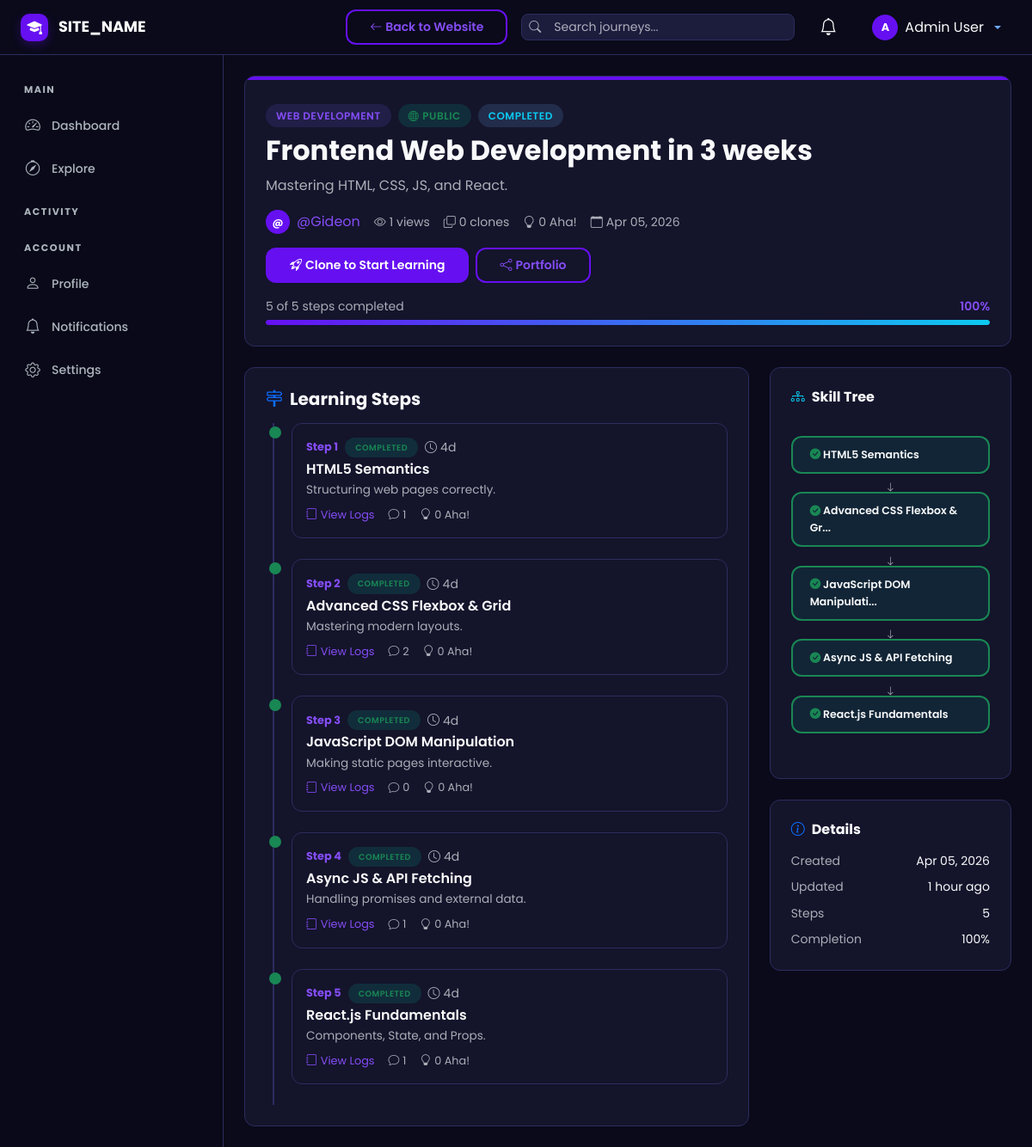
The app's page /journey/view.php?id=2 (signed in) with its own data.
### tables this page shows
CREATE TABLE `journeys` (
  `id` int UNSIGNED NOT NULL,
  `user_id` int UNSIGNED NOT NULL,
  `title` varchar(255) NOT NULL,
  `slug` varchar(255) NOT NULL,
  `description` text,
  `category_id` int UNSIGNED DEFAULT NULL,
  `visibility` enum('public','private') NOT NULL DEFAULT 'public',
  `status` enum('active','completed','archived') NOT NULL DEFAULT 'active',
  `is_featured` tinyint(1) NOT NULL DEFAULT '0',
  `total_steps` int UNSIGNED NOT NULL DEFAULT '0',
  `completed_steps` int UNSIGNED NOT NULL DEFAULT '0',
  `clone_count` int UNSIGNED NOT NULL DEFAULT '0',
  `view_count` int UNSIGNED NOT NULL DEFAULT '0',
  `created_at` datetime NOT NULL DEFAULT CURRENT_TIMESTAMP,
  `updated_at` datetime NOT NULL DEFAULT CURRENT_TIMESTAMP ON UPDATE CURRENT_TIMESTAMP
);

CREATE TABLE `categories` (
  `id` int UNSIGNED NOT NULL,
  `name` varchar(100) NOT NULL,
  `slug` varchar(100) NOT NULL,
  `icon` varchar(50) DEFAULT 'bi-folder',
  `created_at` datetime NOT NULL DEFAULT CURRENT_TIMESTAMP
);

CREATE TABLE `users` (
  `id` int UNSIGNED NOT NULL,
  `username` varchar(50) NOT NULL,
  `email` varchar(255) NOT NULL,
  `password_hash` varchar(255) NOT NULL,
  `full_name` varchar(100) NOT NULL,
  `avatar` varchar(255) DEFAULT 'default-avatar.png',
  `bio` text,
  `role` enum('user','admin') NOT NULL DEFAULT 'user',
  `is_active` tinyint(1) NOT NULL DEFAULT '1',
  `current_streak` int UNSIGNED NOT NULL DEFAULT '0',
  `longest_streak` int UNSIGNED NOT NULL DEFAULT '0',
  `last_activity_date` date DEFAULT NULL,
  `created_at` datetime NOT NULL DEFAULT CURRENT_TIMESTAMP,
  `updated_at` datetime NOT NULL DEFAULT CURRENT_TIMESTAMP ON UPDATE CURRENT_TIMESTAMP
);

CREATE TABLE `steps` (
  `id` int UNSIGNED NOT NULL,
  `journey_id` int UNSIGNED NOT NULL,
  `step_number` int UNSIGNED NOT NULL,
  `title` varchar(255) NOT NULL,
  `description` text,
  `status` enum('pending','in_progress','completed') NOT NULL DEFAULT 'pending',
  `is_draft` tinyint(1) NOT NULL DEFAULT '0',
  `estimated_days` int UNSIGNED DEFAULT NULL,
  `created_at` datetime NOT NULL DEFAULT CURRENT_TIMESTAMP,
  `updated_at` datetime NOT NULL DEFAULT CURRENT_TIMESTAMP ON UPDATE CURRENT_TIMESTAMP
);

### includes/helpers.php (called while the page is built, shortened)
<?php
function sanitize(?string $input): string {
    return htmlspecialchars(trim($input), ENT_QUOTES, 'UTF-8');
}
function formatDate(string $date, string $format = 'M d, Y'): string {
    return date($format, strtotime($date));
}
function timeAgo(string $datetime): string {
    $now  = new DateTime();
    $past = new DateTime($datetime);
    $diff = $now->diff($past);
    if ($diff->h > 0) return $diff->h . ' hour' . ($diff->h > 1 ? 's' : '') . ' ago';
    return 'just now';
}
function completionPercent(int $completed, int $total): int {
    return (int) round(($completed / $total) * 100);
}
function truncateText(string $text, int $length = 150): string {
    if (mb_strlen($text) <= $length) return $text;
    return mb_substr($text, 0, $length) . '...';
}

### includes/session.php (called while the page is built, shortened)
<?php
function isLoggedIn(): bool {
    return isset($_SESSION['user_id']);
}
function getCurrentUserId(): ?int {
    return $_SESSION['user_id'] ?? null;
}

### journey/view.php (the view, shortened to what this page needs)
<?php
require_once __DIR__ . '/../includes/session.php';
require_once __DIR__ . '/../includes/helpers.php';
$db = getDB();
$journeyId = (int)$_GET['id'];
$stmt = $db->prepare("SELECT j.*, u.username, u.avatar, u.full_name AS author_name, c.name AS category_name
    FROM journeys j
    JOIN users u ON j.user_id = u.id
    LEFT JOIN categories c ON j.category_id = c.id
    WHERE j.id = ?");
$stmt->execute([$journeyId]);
$journey = $stmt->fetch();
$isOwner = isLoggedIn() && getCurrentUserId() === (int)$journey['user_id'];
if (!in_array($journeyId, $_SESSION['viewed_journeys'])) {
    $db->prepare("UPDATE journeys SET view_count = view_count + 1 WHERE id = ?")->execute([$journeyId]);
}
$stepsSql = "SELECT s.*,
    (SELECT COUNT(*) FROM step_comments WHERE step_id = s.id AND is_deleted = 0) AS comment_count,
    (SELECT COUNT(*) FROM aha_votes WHERE step_id = s.id) AS aha_count
    FROM steps s WHERE s.journey_id = ? ";
$stepsSql .= " ORDER BY s.step_number ASC";
$stepsStmt = $db->prepare($stepsSql);
$stepsStmt->execute([$journeyId]);
$steps = $stepsStmt->fetchAll();
$userHasCloned = false;
if (isLoggedIn() && !$isOwner) {
    $cloneStmt = $db->prepare("SELECT * FROM cloned_journeys WHERE original_journey_id = ? AND user_id = ?");
    $cloneStmt->execute([$journeyId, getCurrentUserId()]);
    $cloneData = $cloneStmt->fetch();
    $userHasCloned = (bool)$cloneData;
}
$ahaTotal = $db->prepare("SELECT COUNT(*) FROM aha_votes av JOIN steps s ON av.step_id = s.id WHERE s.journey_id = ?");
$ahaTotal->execute([$journeyId]);
$totalAha = (int)$ahaTotal->fetchColumn();
require_once __DIR__ . '/../includes/dashboard_header.php';
?>
<div class="st-card mb-4" style="position:relative;overflow:hidden;">
    <div style="position:absolute;top:0;left:0;right:0;height:4px;background:var(--st-gradient-1);"></div>
    <div class="d-flex flex-wrap align-items-start justify-content-between gap-3 pt-2">
        <div class="flex-grow-1">
            <div class="d-flex align-items-center gap-2 mb-2">
                <?php if ($journey['category_name']): ?>
                    <span class="st-badge st-badge-primary"><?= sanitize($journey['category_name']) ?></span>
                <?php endif; ?>
                <span class="st-badge <?= $journey['visibility'] === 'public' ? 'st-badge-success' : 'st-badge-warning' ?>">
                    <i class="bi <?= $journey['visibility'] === 'public' ? 'bi-globe' : 'bi-lock' ?>"></i> <?= ucfirst($journey['visibility']) ?>
                </span>
                <?php
                $sBadge = ['active' => 'st-badge-success', 'completed' => 'st-badge-info', 'archived' => 'st-badge-warning'];
                ?>
                <span class="st-badge <?= $sBadge[$journey['status']] ?>"><?= ucfirst($journey['status']) ?></span>
            </div>
            <h2 class="fw-bold mb-2"><?= sanitize($journey['title']) ?></h2>
            <?php if ($journey['description']): ?>
                <p class="text-muted mb-3"><?= nl2br(sanitize($journey['description'])) ?></p>
            <?php endif; ?>
            <div class="d-flex flex-wrap align-items-center gap-3">
                <div class="d-flex align-items-center gap-2">
                    <div class="st-avatar-initial" style="width:28px;height:28px;font-size:0.75rem;">
                        <?= substr(sanitize(!empty($journey['full_name']) ? $journey['full_name'] : $journey['username']), 0, 1) ?>
                    </div>
                    <a href="<?= SITE_URL ?>/user/profile.php?id=<?= $journey['user_id'] ?>" class="text-decoration-none"><?= sanitize($journey['username']) ?></a>
                </div>
                <small class="text-muted"><i class="bi bi-eye me-1"></i><?= number_format($journey['view_count']) ?> views</small>
                <small class="text-muted"><i class="bi bi-copy me-1"></i><?= $journey['clone_count'] ?> clones</small>
                <small class="text-muted"><i class="bi bi-lightbulb me-1"></i><?= $totalAha ?> Aha!</small>
                <small class="text-muted"><i class="bi bi-calendar me-1"></i><?= formatDate($journey['created_at']) ?></small>
            </div>
        </div>
        <div class="d-flex gap-2">
            <?php if ($isOwner): ?>
                <a href="<?= SITE_URL ?>/journey/edit.php?id=<?= $journeyId ?>" class="btn btn-st-secondary btn-sm"><i class="bi bi-pencil me-1"></i>Edit</a>
            <?php elseif (isLoggedIn() && !$userHasCloned): ?>
                <form method="POST" action="<?= SITE_URL ?>/api/journey.php" class="d-inline">
                    <button type="submit" class="btn btn-st-primary btn-sm"><i class="bi bi-rocket-takeoff me-1"></i>Clone to Start Learning</button>
                </form>
            <?php elseif ($userHasCloned): ?>
                <span class="st-badge st-badge-info"><i class="bi bi-check me-1"></i>Cloned</span>
            <?php endif; ?>
            <a href="<?= SITE_URL ?>/journey/portfolio.php?id=<?= $journeyId ?>" class="btn btn-sm btn-st-secondary"><i class="bi bi-share me-1"></i>Portfolio</a>
        </div>
    </div>
    <div class="mt-3">
        <div class="d-flex justify-content-between mb-1">
            <small class="text-muted"><?= $journey['completed_steps'] ?> of <?= $journey['total_steps'] ?> steps completed</small>
            <small class="fw-semibold" style="color:var(--st-primary-light);"><?= completionPercent($journey['completed_steps'], $journey['total_steps']) ?>%</small>
        </div>
        <div class="st-progress"><div class="st-progress-bar" style="width:<?= completionPercent($journey['completed_steps'], $journey['total_steps']) ?>%"></div></div>
    </div>
</div>
<div class="row g-4">
    <div class="col-lg-8">
        <div class="st-card">
            <h5 class="fw-bold mb-3"><i class="bi bi-signpost-2 me-2 text-primary"></i>Learning Steps</h5>
            <?php if (empty($steps)): ?>
                <div class="st-empty-state py-4">
                    <i class="bi bi-signpost d-block"></i>
                    <h6 class="text-muted">No steps added yet</h6>
                    <?php if ($isOwner): ?>
                        <p class="text-muted">Add your first step above to start your journey!</p>
                    <?php endif; ?>
                </div>
            <?php else: ?>
                <div class="st-timeline">
                    <?php foreach ($steps as $step): ?>
                    <div class="st-timeline-item <?= $step['status'] === 'completed' ? 'completed' : ($step['status'] === 'in_progress' ? 'active' : '') ?>">
                        <div class="st-card mb-0" style="padding:16px;">
                            <div class="d-flex align-items-start justify-content-between">
                                <div class="flex-grow-1">
                                    <div class="d-flex align-items-center gap-2 mb-1">
                                        <span class="fw-bold" style="color:var(--st-primary-light);font-size:0.8rem;">Step <?= $step['step_number'] ?></span>
                                        <?php
                                        $stepBadge = ['pending' => 'st-badge-warning', 'in_progress' => 'st-badge-info', 'completed' => 'st-badge-success'];
                                        ?>
                                        <span class="st-badge <?= $stepBadge[$step['status']] ?>" style="font-size:0.6rem;"><?= ucfirst(str_replace('_', ' ', $step['status'])) ?></span>
                                        <?php if ($step['estimated_days']): ?>
                                            <small class="text-muted"><i class="bi bi-clock me-1"></i><?= $step['estimated_days'] ?>d</small>
                                        <?php endif; ?>
                                    </div>
                                    <h6 class="fw-semibold mb-1"><?= sanitize($step['title']) ?></h6>
                                    <?php if ($step['description']): ?>
                                        <p class="text-muted mb-2" style="font-size:0.85rem;"><?= nl2br(sanitize($step['description'])) ?></p>
                                    <?php endif; ?>
                                    <div class="d-flex align-items-center gap-3 mt-2">
                                        <a href="<?= SITE_URL ?>/journey/step.php?id=<?= $step['id'] ?>" class="text-decoration-none" style="font-size:0.8rem;"><i class="bi bi-journal me-1"></i>View Logs</a>
                                        <span class="text-muted" style="font-size:0.8rem;"><i class="bi bi-chat me-1"></i><?= $step['comment_count'] ?></span>
                                        <span class="text-muted" style="font-size:0.8rem;"><i class="bi bi-lightbulb me-1"></i><?= $step['aha_count'] ?> Aha!</span>
                                    </div>
                                </div>
                            </div>
                        </div>
                    </div>
                    <?php endforeach; ?>
                </div>
            <?php endif; ?>
        </div>
    </div>
    <div class="col-lg-4">
        <div class="st-card mb-4">
            <h6 class="fw-bold mb-3"><i class="bi bi-diagram-3 me-2 text-info"></i>Skill Tree</h6>
            <?php if (!empty($steps)): ?>
                <div class="st-skill-tree">
                    <?php foreach ($steps as $i => $step): ?>
                        <div class="st-skill-node <?= $step['status'] ?> d-block mb-2 w-100" style="font-size:0.78rem;">
                            <i class="bi <?= $step['status'] === 'completed' ? 'bi-check-circle-fill text-success' : ($step['status'] === 'in_progress' ? 'bi-play-circle text-primary' : 'bi-circle text-muted') ?>"></i>
                            <span><?= sanitize(truncateText($step['title'], 25)) ?></span>
                        </div>
                        <?php if ($i < count($steps) - 1): ?>
                            <div class="text-center" style="margin: -6px 0;"><i class="bi bi-arrow-down text-muted" style="font-size:0.7rem;"></i></div>
                        <?php endif; ?>
                    <?php endforeach; ?>
                </div>
            <?php else: ?>
                <p class="text-muted mb-0" style="font-size:0.85rem;">No steps yet.</p>
            <?php endif; ?>
        </div>
        <div class="st-card mb-4">
            <h6 class="fw-bold mb-3"><i class="bi bi-info-circle me-2 text-primary"></i>Details</h6>
            <div class="mb-2 d-flex justify-content-between"><small class="text-muted">Created</small><small><?= formatDate($journey['created_at']) ?></small></div>
            <div class="mb-2 d-flex justify-content-between"><small class="text-muted">Updated</small><small><?= timeAgo($journey['updated_at']) ?></small></div>
            <div class="mb-2 d-flex justify-content-between"><small class="text-muted">Steps</small><small><?= $journey['total_steps'] ?></small></div>
            <div class="d-flex justify-content-between"><small class="text-muted">Completion</small><small><?= completionPercent($journey['completed_steps'], $journey['total_steps']) ?>%</small></div>
        </div>
    </div>
</div>
<?php require_once __DIR__ . '/../includes/dashboard_footer.php'; ?>

### records on screen
journeys: category.name "WEB DEVELOPMENT", visibility "PUBLIC", status "COMPLETED", title "Frontend Web Development in 3 weeks", description "Mastering HTML, CSS, JS, and React.", user.username "@", user.username "@Gideon", view_count "1", clone_count "0", created_at "Apr 05, 2026", completed_steps "5", total_steps "5", completed_steps+total_steps "100", updated_at "1 hour ago"
steps: step_number "1", status "COMPLETED", estimated_days "4", title "HTML5 Semantics", description "Structuring web pages correctly.", comment_count "1", aha_count "0"
steps: step_number "2", status "COMPLETED", estimated_days "4", title "Advanced CSS Flexbox & Grid", description "Mastering modern layouts.", comment_count "2", aha_count "0", title "Advanced CSS Flexbox & Gr..."
steps: step_number "3", status "COMPLETED", estimated_days "4", title "JavaScript DOM Manipulation", description "Making static pages interactive.", comment_count "0", aha_count "0", title "JavaScript DOM Manipulati..."
steps: step_number "4", status "COMPLETED", estimated_days "4", title "Async JS & API Fetching", description "Handling promises and external data.", comment_count "1", aha_count "0"
steps: step_number "5", status "COMPLETED", estimated_days "4", title "React.js Fundamentals", description "Components, State, and Props.", comment_count "1", aha_count "0"

### other values on screen
SITE_NAME "SITE_NAME"
$currentUser['full_name'] "Admin User"
$totalAha "0"
